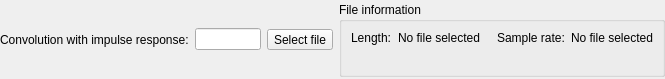
<?xml version="1.0" encoding="UTF-8"?>
<ui version="4.0">
 <class>ConvolutionFilterGUI</class>
 <widget class="QWidget" name="ConvolutionFilterGUI">
  <property name="geometry">
   <rect>
    <x>0</x>
    <y>0</y>
    <width>665</width>
    <height>79</height>
   </rect>
  </property>
  <property name="windowTitle">
   <string notr="true"/>
  </property>
  <layout class="QGridLayout" name="gridLayout" columnstretch="0,0,0,0,1">
   <property name="leftMargin">
    <number>0</number>
   </property>
   <property name="topMargin">
    <number>0</number>
   </property>
   <property name="rightMargin">
    <number>0</number>
   </property>
   <property name="bottomMargin">
    <number>0</number>
   </property>
   <item row="0" column="2">
    <widget class="QToolButton" name="selectFileToolButton">
     <property name="text">
      <string>Select file</string>
     </property>
     <property name="icon">
      <iconset resource="../Editor.qrc">
       <normaloff>:/icons/document-open.ico</normaloff>:/icons/document-open.ico</iconset>
     </property>
    </widget>
   </item>
   <item row="0" column="4">
    <spacer name="horizontalSpacer">
     <property name="orientation">
      <enum>Qt::Horizontal</enum>
     </property>
     <property name="sizeHint" stdset="0">
      <size>
       <width>123</width>
       <height>1</height>
      </size>
     </property>
    </spacer>
   </item>
   <item row="0" column="0">
    <widget class="QLabel" name="convolutionLabel">
     <property name="text">
      <string>Convolution with impulse response:</string>
     </property>
    </widget>
   </item>
   <item row="0" column="1">
    <widget class="ResizingLineEdit" name="pathLineEdit">
     <property name="sizePolicy">
      <sizepolicy hsizetype="Preferred" vsizetype="Fixed">
       <horstretch>0</horstretch>
       <verstretch>0</verstretch>
      </sizepolicy>
     </property>
    </widget>
   </item>
   <item row="0" column="3">
    <widget class="QGroupBox" name="groupBox">
     <property name="title">
      <string>File information</string>
     </property>
     <layout class="QGridLayout" name="gridLayout_2">
      <item row="0" column="3">
       <widget class="QLabel" name="labelSampleRate">
        <property name="text">
         <string>Sample rate:</string>
        </property>
       </widget>
      </item>
      <item row="0" column="1">
       <widget class="QLabel" name="labelLengthValue">
        <property name="text">
         <string>No file selected</string>
        </property>
       </widget>
      </item>
      <item row="1" column="0" colspan="5">
       <widget class="QLabel" name="labelError">
        <property name="palette">
         <palette>
          <active>
           <colorrole role="WindowText">
            <brush brushstyle="SolidPattern">
             <color alpha="255">
              <red>255</red>
              <green>0</green>
              <blue>0</blue>
             </color>
            </brush>
           </colorrole>
          </active>
          <inactive>
           <colorrole role="WindowText">
            <brush brushstyle="SolidPattern">
             <color alpha="255">
              <red>255</red>
              <green>0</green>
              <blue>0</blue>
             </color>
            </brush>
           </colorrole>
          </inactive>
          <disabled>
           <colorrole role="WindowText">
            <brush brushstyle="SolidPattern">
             <color alpha="255">
              <red>120</red>
              <green>120</green>
              <blue>120</blue>
             </color>
            </brush>
           </colorrole>
          </disabled>
         </palette>
        </property>
        <property name="text">
         <string notr="true"/>
        </property>
       </widget>
      </item>
      <item row="0" column="0">
       <widget class="QLabel" name="labelLength">
        <property name="text">
         <string>Length:</string>
        </property>
       </widget>
      </item>
      <item row="0" column="4">
       <widget class="QLabel" name="labelSampleRateValue">
        <property name="text">
         <string>No file selected</string>
        </property>
       </widget>
      </item>
      <item row="0" column="2">
       <spacer name="horizontalSpacer_2">
        <property name="orientation">
         <enum>Qt::Horizontal</enum>
        </property>
        <property name="sizeType">
         <enum>QSizePolicy::Fixed</enum>
        </property>
        <property name="sizeHint" stdset="0">
         <size>
          <width>5</width>
          <height>1</height>
         </size>
        </property>
       </spacer>
      </item>
     </layout>
    </widget>
   </item>
  </layout>
 </widget>
 <customwidgets>
  <customwidget>
   <class>ResizingLineEdit</class>
   <extends>QLineEdit</extends>
   <header>Editor/widgets/ResizingLineEdit.h</header>
  </customwidget>
 </customwidgets>
 <resources>
  <include location="../Editor.qrc"/>
 </resources>
 <connections/>
</ui>
